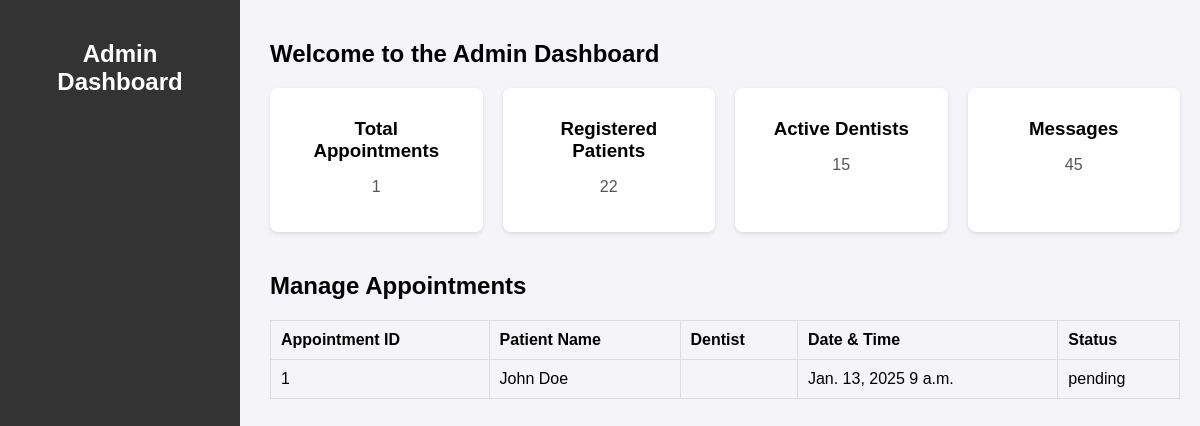
The page /admin_dashboard/ (signed in) on the database as committed earlier.
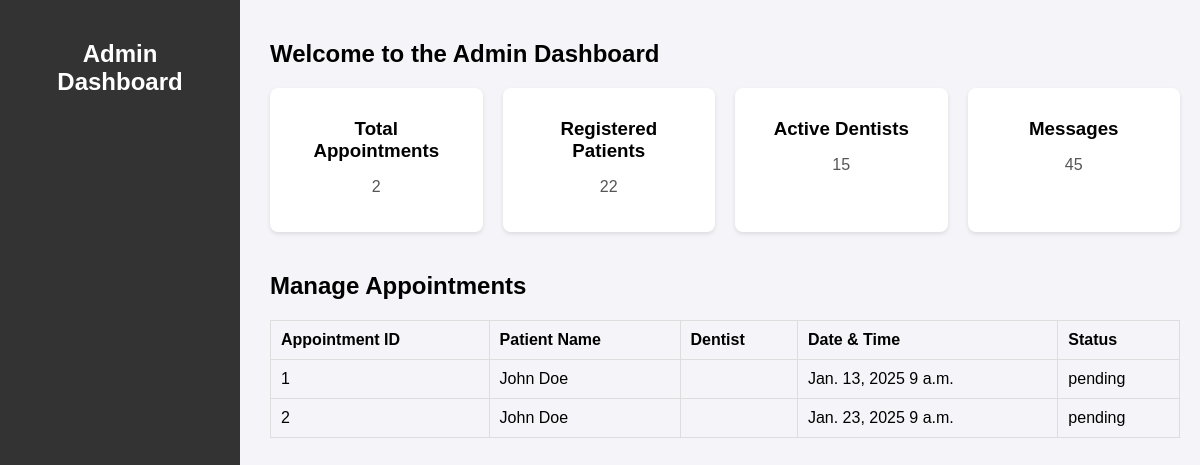
The same page on the database as committed later.
### patients/models.py (models this page shows, shortened)
class Appointment(models.Model):
    STATUS_CHOICES = [
        ('Pending', 'Pending'),
        ('Confirmed', 'Confirmed'),
        ('Completed', 'Completed'),
        ('Cancelled', 'Cancelled'),
    ]
    user = models.ForeignKey(User, on_delete=models.CASCADE)
    date = models.DateField()
    time = models.TimeField(default=datetime.time(9, 0))  # Default time set to 9:00 AM
    doctor = models.CharField(max_length=100)
    service = models.CharField(max_length=100)
    notes = models.TextField(blank=True, null=True)
    status = models.CharField(max_length=10, choices=STATUS_CHOICES, default='Pending')

### patients/views.py (the view)
# urls.py: path('admin_dashboard/', admin_dashboard, name='admin_dashboard'),
@login_required
def admin_dashboard(request):
    total_appointments = Appointment.objects.count()
    registered_patients = Patient.objects.count()
    active_dentists = 15  # Assuming you have a way to count active dentists
    messages = 45  # Assuming you have a way to count messages
    appointments = Appointment.objects.all()
    context = {
        'total_appointments': total_appointments,
        'registered_patients': registered_patients,
        'active_dentists': active_dentists,
        'messages': messages,
        'appointments': appointments,
    }
    return render(request, 'admin_dashboard.html', context)

### patients/templates/admin_dashboard.html (shortened to what this page needs)
<!DOCTYPE html>
<html lang="en">
<head>
    {% load static %}
    <link rel="stylesheet" href="https://cdnjs.cloudflare.com/ajax/libs/font-awesome/6.0.0-beta3/css/all.min.css">
    <link rel="stylesheet" href="{% static 'admin-style.css' %}">
</head>
<body>
    <div class="sidebar">
        <h2>Admin Dashboard</h2>
    </div>
    <div class="main-content">
        <section id="dashboard">
            <h1>Welcome to the Admin Dashboard</h1>
            <div class="dashboard-cards">
                <div class="card">
                    <h3>Total Appointments</h3>
                    <p>{{ total_appointments }}</p>
                </div>
                <div class="card">
                    <h3>Registered Patients</h3>
                    <p>{{ registered_patients }}</p>
                </div>
                <div class="card">
                    <h3>Active Dentists</h3>
                    <p>{{ active_dentists }}</p>
                </div>
                <div class="card">
                    <h3>Messages</h3>
                    <p>{{ messages }}</p>
                </div>
            </div>
        </section>
        <section id="manage-appointments" class="section">
            <h2>Manage Appointments</h2>
            <table>
                <thead>
                    <tr>
                        <th>Appointment ID</th>
                        <th>Patient Name</th>
                        <th>Dentist</th>
                        <th>Date & Time</th>
                        <th>Status</th>
                    </tr>
                </thead>
                <tbody>
                    {% for appointment in appointments %}
                    <tr>
                        <td>{{ appointment.id }}</td>
                        <td>{{ appointment.user.first_name }} {{ appointment.user.last_name }}</td>
                        <td>{{ appointment.dentist }}</td>
                        <td>{{ appointment.date }} {{ appointment.time }}</td>
                        <td>{{ appointment.status }}</td>
                    </tr>
                    {% endfor %}
                </tbody>
            </table>
        </section>
    </div>
</body>
</html>

### static/admin-style.css (style rules this page uses)
body { font-family: Arial, sans-serif; margin: 0; padding: 0; background-color: #f4f4f9; }
.sidebar { width: 200px; height: 100vh; background-color: #333; color: #fff; position: fixed; top: 0; left: 0; padding: 20px; }
.sidebar h2 { text-align: center; margin-bottom: 30px; }
.main-content { margin-left: 250px; padding: 20px; }
.dashboard-cards { display: grid; grid-template-columns: repeat(auto-fit, minmax(200px, 1fr)); gap: 20px; }
.card { background: #fff; padding: 20px; border-radius: 8px; box-shadow: 0 2px 4px rgba(0, 0, 0, 0.1); text-align: center; }
.card h3 { margin: 10px 0; }
.card p { color: #555; }
.section { margin-top: 40px; }
.section h2 { margin-bottom: 20px; }
table { width: 100%; border-collapse: collapse; margin-top: 20px; }
table th, table td { padding: 10px; text-align: left; border: 1px solid #ddd; }
table th { background-color: #f4f4f9; }

Rows that differ between the two databases and show on the page:
added Appointment: id "2", user.first_name "John", user.last_name "Doe", date "Jan. 23, 2025", time "9 a.m.", status "pending"
Other text that changed with them:
{{ total_appointments }}: "1" → "2"
